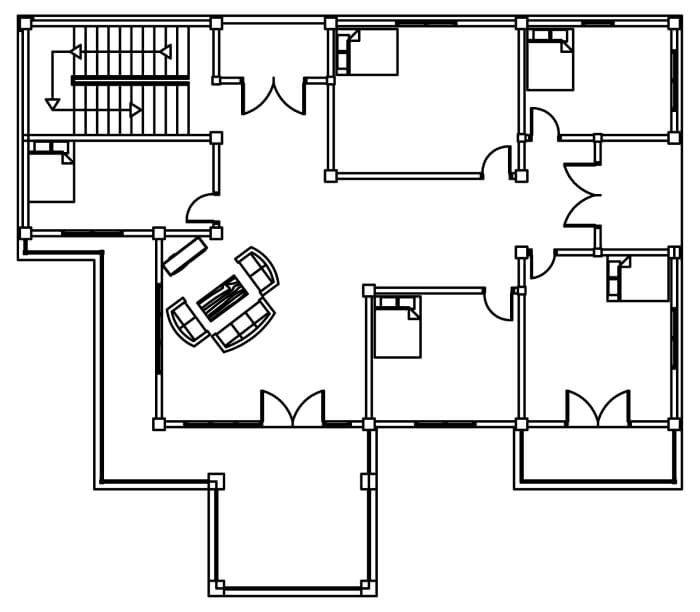
#> input picture templates/floorplan.png, 700 x 612 px
$ python floorplan_to_3d.py
#> lines starting #> are read from the running program, lines starting #| are printed output that depends on the picture; after the words box and inside, x2 and y2 are one past the last pixel; in counts of white or black regions, pixels touching at a corner belong together
import cv2
import numpy as np
import pyvista as pv

def process_floor_plan(image_path):
    # Load image
#> called with image_path = 'templates/floorplan.png'
    img = cv2.imread(image_path)
#> img is the input picture: shape (612, 700, 3); min 0, max 255, mean 227.8
    if img is None:
        raise FileNotFoundError(f"Image not found at {image_path}")

    # Preprocess image
    gray = cv2.cvtColor(img, cv2.COLOR_BGR2GRAY)
    _, thresh = cv2.threshold(gray, 127, 255, cv2.THRESH_BINARY_INV)
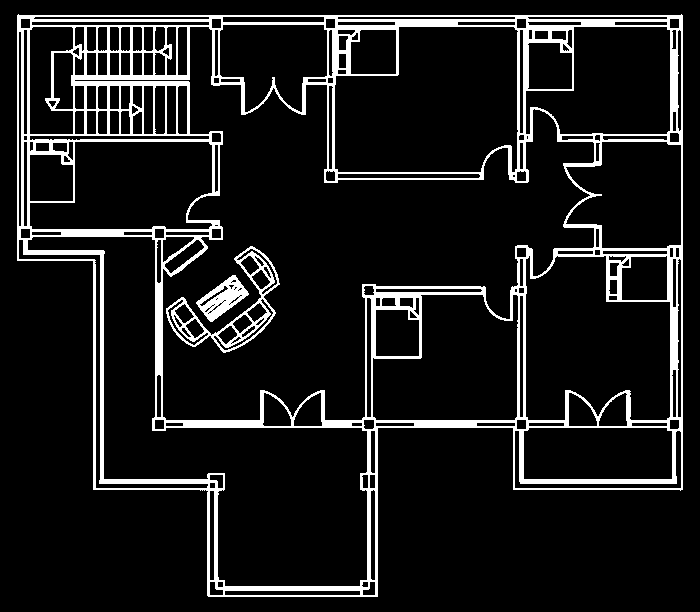
#> thresh: shape (612, 700); 10.7% white; 3 white regions

    # Find contours
    contours, _ = cv2.findContours(thresh, cv2.RETR_EXTERNAL, cv2.CHAIN_APPROX_SIMPLE)
#> contours = 1 contour; box (x1, y1, x2, y2) and area: (17, 14, 683, 597) 307572

    # Create a plotter
    plotter = pv.Plotter(off_screen=True)

    for contour in contours:
        # Simplify contour to reduce points
        epsilon = 0.01 * cv2.arcLength(contour, True)
        approx = cv2.approxPolyDP(contour, epsilon, True)

        # Skip if not enough points
        if len(approx) < 3:
            continue

        # Convert to 2D points and add z=0
        points = approx.squeeze()
        points_3d = np.hstack([points, np.zeros((len(points), 1))])

        # Create a polyline and close it
        poly = pv.PolyData()
        poly.points = np.vstack([points_3d, points_3d[0]])

         # Create lines between points
        lines = np.arange(len(poly.points))
        lines = np.insert(lines, 0, len(lines))
        poly.lines = lines

        # Extrude to create wall
        wall = poly.extrude((0, 0, 3.0), capping=True)
        plotter.add_mesh(wall, color='tan')

    # Export to GLTF
    plotter.export_gltf("static/house.gltf")

if __name__ == "__main__":
    process_floor_plan("templates/floorplan.png")
#> (the call stopped at in process_floor_plan, `plotter = pv.Plotter(off_screen=True)`: pyvista is not available in this run)
